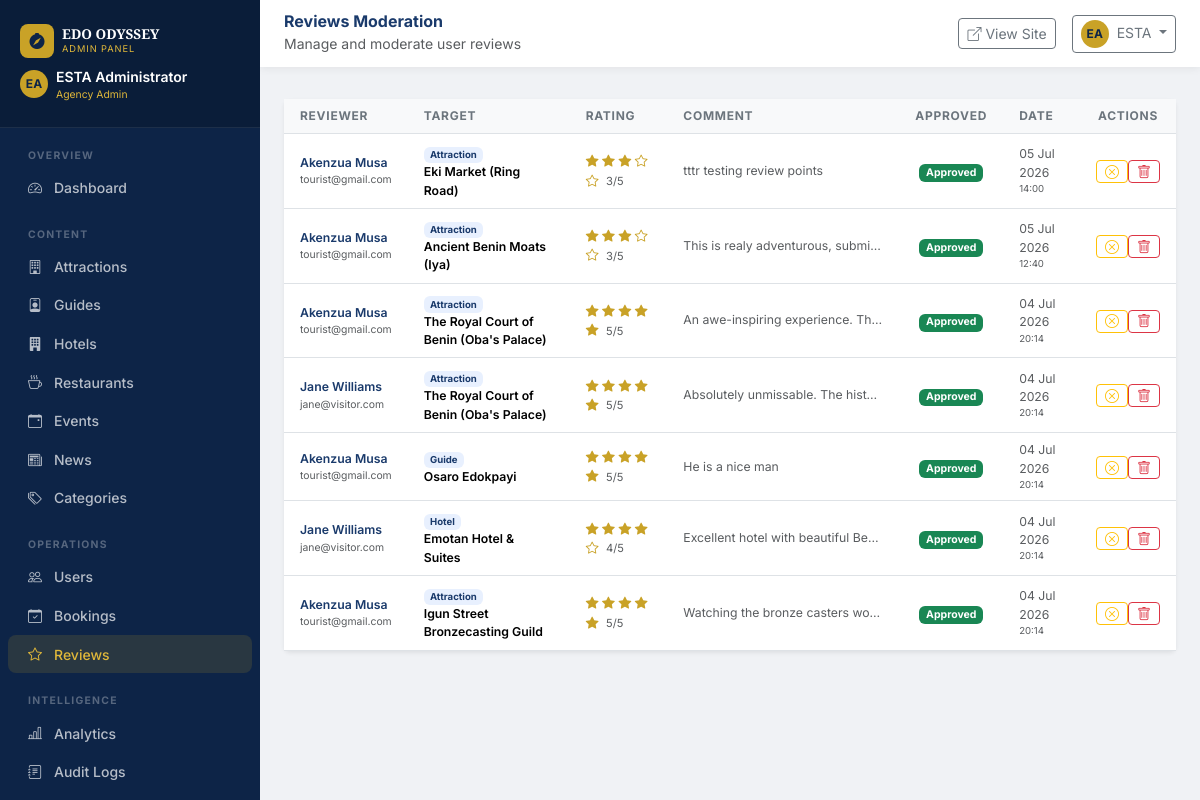
The app's page /admin/reviews (signed in) with its own data.
### app/models/models.py (models this page shows, shortened)
class BaseModel(db.Model):
    __abstract__ = True
    id = db.Column(db.Integer, primary_key=True)
    uuid = db.Column(db.String(36), default=gen_uuid, unique=True, nullable=False, index=True)
    created_at = db.Column(db.DateTime, default=datetime.utcnow, nullable=False)
    updated_at = db.Column(db.DateTime, default=datetime.utcnow, onupdate=datetime.utcnow, nullable=False)
    created_by = db.Column(db.Integer, nullable=True)
    status = db.Column(db.String(20), default="active", nullable=False)
    deleted_at = db.Column(db.DateTime, nullable=True)

class User(UserMixin, BaseModel):
    __tablename__ = "users"
    email = db.Column(db.String(150), unique=True, index=True, nullable=False)
    password_hash = db.Column(db.String(255), nullable=False)
    first_name = db.Column(db.String(100), nullable=False)
    last_name = db.Column(db.String(100), nullable=False)
    role = db.Column(db.String(50), default="Tourist", nullable=False)
    phone = db.Column(db.String(50), nullable=True)
    is_verified = db.Column(db.Boolean, default=False, nullable=False)
    avatar_url = db.Column(db.String(255), nullable=True)
    heritage_points = db.Column(db.Integer, default=0, nullable=False)
    bio = db.Column(db.Text, nullable=True)
    address = db.Column(db.String(255), nullable=True)
    nationality = db.Column(db.String(100), nullable=True)
    last_login = db.Column(db.DateTime, nullable=True)
    bookings = db.relationship("Booking", back_populates="user", lazy="dynamic")
    reviews = db.relationship("Review", back_populates="user", lazy="dynamic")
    guide_profile = db.relationship("Guide", back_populates="user", uselist=False)
    notifications = db.relationship("Notification", back_populates="user", lazy="dynamic")
    favourites = db.relationship("Favourite", back_populates="user", lazy="dynamic")
    payments = db.relationship("Payment", back_populates="user", lazy="dynamic")
    audit_logs = db.relationship("AuditLog", foreign_keys="AuditLog.user_id", back_populates="user", lazy="dynamic")
    owned_attractions = db.relationship("Attraction", back_populates="owner", foreign_keys="Attraction.user_id", lazy="dynamic")
    owned_hotels = db.relationship("Hotel", back_populates="owner", foreign_keys="Hotel.user_id", lazy="dynamic")
    owned_restaurants = db.relationship("Restaurant", back_populates="owner", foreign_keys="Restaurant.user_id", lazy="dynamic")
    owned_events = db.relationship("Event", back_populates="owner", foreign_keys="Event.user_id", lazy="dynamic")  # Add this
    @property
    def full_name(self):
        return f"{self.first_name} {self.last_name}"
    @property
    def is_admin(self):
        return self.role in ("Agency Admin", "Super Admin")

class Review(BaseModel):
    __tablename__ = "reviews"
    user_id = db.Column(db.Integer, db.ForeignKey("users.id"), nullable=False)
    target_type = db.Column(db.String(50), nullable=False)  # Hotel, Guide, Restaurant, Attraction
    target_id = db.Column(db.Integer, nullable=False)
    rating = db.Column(db.Integer, nullable=False)
    comment = db.Column(db.Text, nullable=False)
    is_approved = db.Column(db.Boolean, default=True, nullable=False)
    helpful_count = db.Column(db.Integer, default=0, nullable=False)
    user = db.relationship("User", back_populates="reviews")
    @property
    def target(self):
        if self.target_type == 'Attraction':
            return Attraction.query.get(self.target_id)
        elif self.target_type == 'Guide':
            return Guide.query.get(self.target_id)
        elif self.target_type == 'Hotel':
            return Hotel.query.get(self.target_id)
        elif self.target_type == 'Restaurant':
            return Restaurant.query.get(self.target_id)
        elif self.target_type == 'Event':
            return Event.query.get(self.target_id)
        return None
    @property
    def target_name(self):
        target = self.target
        if target:
            if hasattr(target, 'name'):
                return target.name
            elif hasattr(target, 'full_name'):
                return target.full_name
            elif hasattr(target, 'user') and hasattr(target.user, 'full_name'):
                return target.user.full_name
        return f"{self.target_type} #{self.target_id}"

class Attraction(BaseModel):
    __tablename__ = "attractions"
    user_id = db.Column(db.Integer, db.ForeignKey("users.id"), nullable=True)  # Owner/Manager
    name = db.Column(db.String(150), nullable=False)
    category_id = db.Column(db.Integer, db.ForeignKey("categories.id"), nullable=True)
    description = db.Column(db.Text, nullable=False)
    address = db.Column(db.String(255), nullable=False)
    history = db.Column(db.Text, nullable=True)
    opening_hours = db.Column(db.String(100), nullable=True)
    ticket_price = db.Column(db.Float, default=0.0, nullable=False)
    image_url = db.Column(db.String(255), nullable=True)
    gallery_urls = db.Column(db.Text, nullable=True)
    latitude = db.Column(db.Float, nullable=False)
    longitude = db.Column(db.Float, nullable=False)
    contact = db.Column(db.String(100), nullable=True)
    website = db.Column(db.String(255), nullable=True)
    featured = db.Column(db.Boolean, default=False, nullable=False)
    active = db.Column(db.Boolean, default=True, nullable=False)
    views = db.Column(db.Integer, default=0, nullable=False)
    visit_count = db.Column(db.Integer, default=0, nullable=False)
    category = db.relationship("Category", back_populates="attractions")
    qr_codes = db.relationship("QRCode", back_populates="attraction", cascade="all, delete-orphan")
    reviews = db.relationship("Review", primaryjoin="and_(Review.target_type=='Attraction', Review.target_id==Attraction.id)", foreign_keys="Review.target_id", lazy="dynamic", overlaps="reviews")
    favourites = db.relationship("Favourite", primaryjoin="and_(Favourite.target_type=='Attraction', Favourite.target_id==Attraction.id)", foreign_keys="Favourite.target_id", lazy="dynamic", overlaps="favourites")
    owner = db.relationship("User", back_populates="owned_attractions", foreign_keys=[user_id])

class Hotel(BaseModel):
    __tablename__ = "hotels"
    user_id = db.Column(db.Integer, db.ForeignKey("users.id"), nullable=True)  # Hotel Manager
    name = db.Column(db.String(150), nullable=False)
    address = db.Column(db.String(255), nullable=False)
    description = db.Column(db.Text, nullable=False)
    facilities = db.Column(db.Text, nullable=True)
    price_per_night = db.Column(db.Float, nullable=False)
    image_url = db.Column(db.String(255), nullable=True)
    gallery_urls = db.Column(db.Text, nullable=True)
    latitude = db.Column(db.Float, nullable=False)
    longitude = db.Column(db.Float, nullable=False)
    contact = db.Column(db.String(100), nullable=True)
    website = db.Column(db.String(255), nullable=True)
    stars = db.Column(db.Integer, default=3, nullable=False)
    total_rooms = db.Column(db.Integer, default=0, nullable=False)
    check_in_time = db.Column(db.String(20), default="14:00", nullable=True)
    check_out_time = db.Column(db.String(20), default="12:00", nullable=True)
    featured = db.Column(db.Boolean, default=False, nullable=False)
    rooms = db.relationship("HotelRoom", back_populates="hotel", cascade="all, delete-orphan")
    owner = db.relationship("User", back_populates="owned_hotels", foreign_keys=[user_id])

### app/admin/routes.py (the view)
@admin_bp.route("/reviews")
@login_required
@admin_required
def reviews():
    page = request.args.get("page", 1, type=int)
    query = Review.query.filter_by(status="active").order_by(Review.created_at.desc())
    pagination = query.paginate(page=page, per_page=20, error_out=False)
    return render_template("admin/reviews.html", reviews=pagination.items, pagination=pagination)

### app/templates/admin/reviews.html (shortened to what this page needs)
{% extends "admin/base.html" %}
{% block page_title %}Reviews Moderation{% endblock %}
{% block page_subtitle %}Manage and moderate user reviews{% endblock %}
{% block content %}
<div class="card border-0 shadow-sm">
  <div class="card-body p-0">
    <div class="table-responsive">
      <table class="table table-hover mb-0 admin-table">
        <thead class="bg-blue-100">
          <tr>
            <th class="px-3 py-2">Reviewer</th>
            <th class="px-3 py-2">Target</th>
            <th class="px-3 py-2">Rating</th>
            <th class="px-3 py-2">Comment</th>
            <th class="px-3 py-2 text-center">Approved</th>
            <th class="px-3 py-2">Date</th>
            <th class="px-3 py-2 text-center">Actions</th>
          </tr>
        </thead>
        <tbody>
          {% for review in reviews %}
          <tr>
            <td class="px-3 py-2">
              <div>
                <div class="fw-semibold small text-blue">{{ review.user.full_name if review.user else 'Unknown User' }}</div>
                <div class="text-muted" style="font-size:0.65rem">{{ review.user.email if review.user else '' }}</div>
              </div>
            </td>
            <td class="px-3 py-2">
              <div>
                <span class="badge bg-blue-100 text-blue" style="font-size:0.6rem">
                  {{ review.target_type }}
                </span>
                <div class="fw-semibold small">{{ review.target_name }}</div>
              </div>
            </td>
            <td class="px-3 py-2">
              <div class="star-rating" style="font-size:0.8rem">
                {% for i in range(5) %}
                  {% if i < review.rating %}
                    <i class="bi bi-star-fill text-gold"></i>
                  {% else %}
                    <i class="bi bi-star"></i>
                  {% endif %}
                {% endfor %}
                <span class="ms-1 text-muted" style="font-size:0.7rem">{{ review.rating }}/5</span>
              </div>
            </td>
            <td class="px-3 py-2">
              <div class="small text-muted text-truncate" style="max-width:200px" title="{{ review.comment }}">
                {{ review.comment|truncate(60) }}
              </div>
            </td>
            <td class="px-3 py-2 text-center">
              {% if review.is_approved %}
              <span class="badge bg-success">Approved</span>
              {% else %}
              <span class="badge bg-warning text-dark">Pending</span>
              {% endif %}
            </td>
            <td class="px-3 py-2">
              <div class="small text-muted">
                {{ review.created_at.strftime('%d %b %Y') }}
                <div style="font-size:0.6rem">{{ review.created_at.strftime('%H:%M') }}</div>
              </div>
            </td>
            <td class="px-3 py-2 text-center">
              <div class="btn-group btn-group-sm">
                <form method="POST" action="{{ url_for('admin.review_approve', id=review.id) }}" class="d-inline">
                  <button class="btn btn-outline-{% if review.is_approved %}warning{% else %}success{% endif %} btn-sm py-0" title="Toggle Approval">
                    <i class="bi bi-{% if review.is_approved %}x-circle{% else %}check-circle{% endif %}"></i>
                  </button>
                </form>
                <form method="POST" action="{{ url_for('admin.review_delete', id=review.id) }}" class="d-inline" onsubmit="return confirm('Are you sure you want to delete this review?')">
                  <button class="btn btn-outline-danger btn-sm py-0" title="Delete">
                    <i class="bi bi-trash"></i>
                  </button>
                </form>
              </div>
            </td>
          </tr>
          {% endfor %}
        </tbody>
      </table>
    </div>
  </div>
</div>
{% endblock %}

### app/templates/admin/base.html (shortened to what this page needs)
<!DOCTYPE html>
<html lang="en">
<head>
  <link href="https://cdn.jsdelivr.net/npm/bootstrap@5.3.3/dist/css/bootstrap.min.css" rel="stylesheet">
  <link href="https://cdn.jsdelivr.net/npm/bootstrap-icons@1.11.3/font/bootstrap-icons.css" rel="stylesheet">
  <link rel="stylesheet" href="{{ url_for('static', filename='css/main.css') }}">
</head>
<body class="admin-body">
<div class="admin-sidebar" id="adminSidebar">
  <div class="admin-sidebar-header">
    <div class="d-flex align-items-center gap-2 mb-1">
      <div class="brand-icon" style="width:34px;height:34px;font-size:1rem"><i class="bi bi-compass-fill"></i></div>
      <div>
        <div class="brand-title" style="font-size:.85rem">EDO ODYSSEY</div>
        <div class="brand-subtitle" style="font-size:.58rem">Admin Panel</div>
      </div>
    </div>
    <div class="d-flex align-items-center gap-2 mt-2">
      <div class="avatar-initials-sm">{{ current_user.first_name[0] }}{{ current_user.last_name[0] }}</div>
      <div>
        <div class="text-white small fw-semibold">{{ current_user.full_name }}</div>
        <div style="font-size:.65rem;color:var(--gold-400)">{{ current_user.role }}</div>
      </div>
    </div>
  </div>
  <nav class="flex-grow-1 py-2 px-2">
    <div class="nav-section">Overview</div>
    <a href="{{ url_for('admin.dashboard') }}" class="nav-link {% if request.endpoint=='admin.dashboard' %}active{% endif %}"><i class="bi bi-speedometer2"></i> Dashboard</a>
    <div class="nav-section mt-2">Content</div>
    <a href="{{ url_for('admin.attractions') }}" class="nav-link {% if 'attractions' in request.endpoint %}active{% endif %}"><i class="bi bi-building"></i> Attractions</a>
    <a href="{{ url_for('admin.guides') }}" class="nav-link {% if 'guides' in request.endpoint %}active{% endif %}"><i class="bi bi-person-badge"></i> Guides</a>
    <a href="{{ url_for('admin.hotels') }}" class="nav-link {% if 'hotel' in request.endpoint %}active{% endif %}"><i class="bi bi-building-fill"></i> Hotels</a>
    <a href="{{ url_for('admin.restaurants') }}" class="nav-link {% if 'restaurant' in request.endpoint %}active{% endif %}"><i class="bi bi-cup-hot"></i> Restaurants</a>
    <a href="{{ url_for('admin.events') }}" class="nav-link {% if 'event' in request.endpoint %}active{% endif %}"><i class="bi bi-calendar-event"></i> Events</a>
    <a href="{{ url_for('admin.news') }}" class="nav-link {% if 'news' in request.endpoint %}active{% endif %}"><i class="bi bi-newspaper"></i> News</a>
    <a href="{{ url_for('admin.categories') }}" class="nav-link {% if 'categor' in request.endpoint %}active{% endif %}"><i class="bi bi-tags"></i> Categories</a>
    <div class="nav-section mt-2">Operations</div>
    <a href="{{ url_for('admin.users') }}" class="nav-link {% if 'users' in request.endpoint %}active{% endif %}"><i class="bi bi-people"></i> Users</a>
    <a href="{{ url_for('admin.bookings') }}" class="nav-link {% if 'bookings' in request.endpoint %}active{% endif %}"><i class="bi bi-calendar-check"></i> Bookings</a>
    <a href="{{ url_for('admin.reviews') }}" class="nav-link {% if 'reviews' in request.endpoint %}active{% endif %}"><i class="bi bi-star"></i> Reviews</a>
    <div class="nav-section mt-2">Intelligence</div>
    <a href="{{ url_for('admin.analytics') }}" class="nav-link {% if 'analytics' in request.endpoint %}active{% endif %}"><i class="bi bi-bar-chart-line"></i> Analytics</a>
    <a href="{{ url_for('admin.audit_logs') }}" class="nav-link {% if 'audit' in request.endpoint %}active{% endif %}"><i class="bi bi-journal-text"></i> Audit Logs</a>
  </nav>
</div>
<div class="admin-main">
  <div class="admin-topbar">
    <div class="d-flex align-items-center gap-3">
      <div>
        <h6 class="mb-0 fw-bold text-blue">{% block page_title %}Admin Panel{% endblock %}</h6>
        <small class="text-muted">{% block page_subtitle %}Edo Odyssey CMS{% endblock %}</small>
      </div>
    </div>
    <div class="d-flex align-items-center gap-3">
      <a href="{{ url_for('main.home') }}" class="btn btn-outline-secondary btn-sm" target="_blank"><i class="bi bi-box-arrow-up-right me-1"></i>View Site</a>
      <div class="dropdown">
        <button class="btn btn-outline-secondary btn-sm dropdown-toggle" data-bs-toggle="dropdown">
          <div class="avatar-initials-sm d-inline-flex me-1">{{ current_user.first_name[0] }}{{ current_user.last_name[0] }}</div>
          {{ current_user.first_name }}
        </button>
      </div>
    </div>
  </div>
  <div class="px-4 pt-2">
  </div>
  <div class="admin-content">
    {% block content %}{% endblock %}
  </div>
</div>
</body>
</html>

### records on screen
User: first_name "E", last_name "A", full_name "ESTA Administrator", role "Agency Admin", first_name "ESTA"
Review: user "Akenzua Musa", user "tourist@gmail.com", target_type "Attraction", target_name "Eki Market (Ring Road)", rating "3", comment "tttr testing review points", is_approved "Approved", created_at "05 Jul 2026", created_at "14:00"
Review: user "Akenzua Musa", user "tourist@gmail.com", target_type "Attraction", target_name "Ancient Benin Moats (Iya)", rating "3", comment "This is realy adventurous, submi…", is_approved "Approved", created_at "05 Jul 2026", created_at "12:40"
Review: user "Akenzua Musa", user "tourist@gmail.com", target_type "Attraction", target_name "The Royal Court of Benin (Oba's Palace)", rating "5", comment "An awe-inspiring experience. Th…", is_approved "Approved", created_at "04 Jul 2026", created_at "20:14"
Review: user "Jane Williams", user "jane@visitor.com", target_type "Attraction", target_name "The Royal Court of Benin (Oba's Palace)", rating "5", comment "Absolutely unmissable. The hist…", is_approved "Approved", created_at "04 Jul 2026", created_at "20:14"
Review: user "Akenzua Musa", user "tourist@gmail.com", target_type "Guide", target_name "Osaro Edokpayi", rating "5", comment "He is a nice man", is_approved "Approved", created_at "04 Jul 2026", created_at "20:14"
Review: user "Jane Williams", user "jane@visitor.com", target_type "Hotel", target_name "Emotan Hotel & Suites", rating "4", comment "Excellent hotel with beautiful Be…", is_approved "Approved", created_at "04 Jul 2026", created_at "20:14"
Review: user "Akenzua Musa", user "tourist@gmail.com", target_type "Attraction", target_name "Igun Street Bronzecasting Guild", rating "5", comment "Watching the bronze casters wo…", is_approved "Approved", created_at "04 Jul 2026", created_at "20:14"
